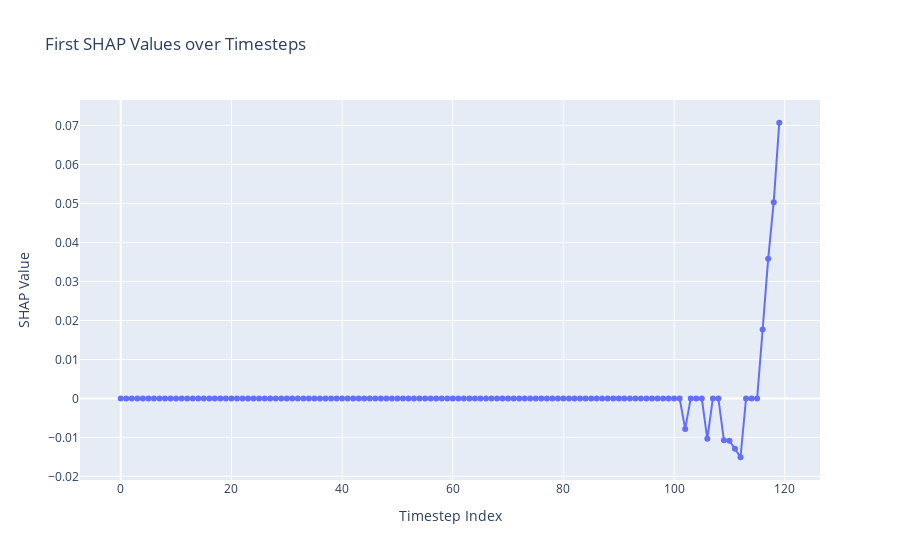

The cell this chart's notebook holds for it:
### Code cell
# Example: Plot the SHAP values for a single test sample

# Compute the SHAP values using the test set
X_test_2d = X_test.reshape(X_test.shape[0], -1)    # Shape: (n_test, 120)
test = shap.sample(X_test_2d, 1)

shap_values = explainer_shap.shap_values(test)

# Assuming shap_values[0] is a (120, 1) array
# Flatten it to a 1D array (120,)
shap_first = shap_values[0].flatten()

# Create the x-axis as timestep indices (0 to 119)
timesteps = np.arange(len(shap_first))

# Create a Plotly scatter plot
fig = go.Figure(data=go.Scatter(x=timesteps, y=shap_first, mode='lines+markers'))
fig.update_layout(
    title="First SHAP Values over Timesteps",
    xaxis_title="Timestep Index",
    yaxis_title="SHAP Value"
)
fig.show()


# Sum up all SHAP values
shap_sum = np.abs(shap_values[0]).sum(axis=0)
print("SHAP sum shape:", shap_sum.shape)
print("SHAP sum:", shap_sum)

### Figure 1 — Plotly figure (JSON) as saved in the notebook; plotly's stock layout.template omitted (floating-point values rounded to 4 significant figures)
{"data": [{"mode": "lines+markers", "type": "scatter", "x": [0, 1, 2, 3, 4, 5, 6, 7, 8, 9, 10, 11, 12, 13, 14, 15, 16, 17, 18, 19, 20, 21, 22, 23, 24, 25, 26, 27, 28, 29, 30, 31, 32, 33, 34, 35, 36, 37, 38, 39, 40, 41, 42, 43, 44, 45, 46, 47, 48, 49, 50, 51, 52, 53, 54, 55, 56, 57, 58, 59, 60, 61, 62, 63, 64, 65, 66, 67, 68, 69, 70, 71, 72, 73, 74, 75, 76, 77, 78, 79, 80, 81, 82, 83, 84, 85, 86, 87, 88, 89, 90, 91, 92, 93, 94, 95, 96, 97, 98, 99, 100, 101, 102, 103, 104, 105, 106, 107, 108, 109, 110, 111, 112, 113, 114, 115, 116, 117, 118, 119], "y": [0, 0, 0, 0, 0, 0, 0, 0, 0, 0, 0, 0, 0, 0, 0, 0, 0, 0, 0, 0, 0, 0, 0, 0, 0, 0, 0, 0, 0, 0, 0, 0, 0, 0, 0, 0, 0, 0, 0, 0, 0, 0, 0, 0, 0, 0, 0, 0, 0, 0, 0, 0, 0, 0, 0, 0, 0, 0, 0, 0, 0, 0, 0, 0, 0, 0, 0, 0, 0, 0, 0, 0, 0, 0, 0, 0, 0, 0, 0, 0, 0, 0, 0, 0, 0, 0, 0, 0, 0, 0, 0, 0, 0, 0, 0, 0, 0, 0, 0, 0, 0, 0, -0.007827, 0, 0, 0, -0.01035, 0, 0, -0.01076, -0.01083, -0.01289, -0.01509, 0, 0, 0, 0.01769, 0.03581, 0.05034, 0.07072]}], "layout": {"title": {"text": "First SHAP Values over Timesteps"}, "xaxis": {"title": {"text": "Timestep Index"}}, "yaxis": {"title": {"text": "SHAP Value"}}}}
